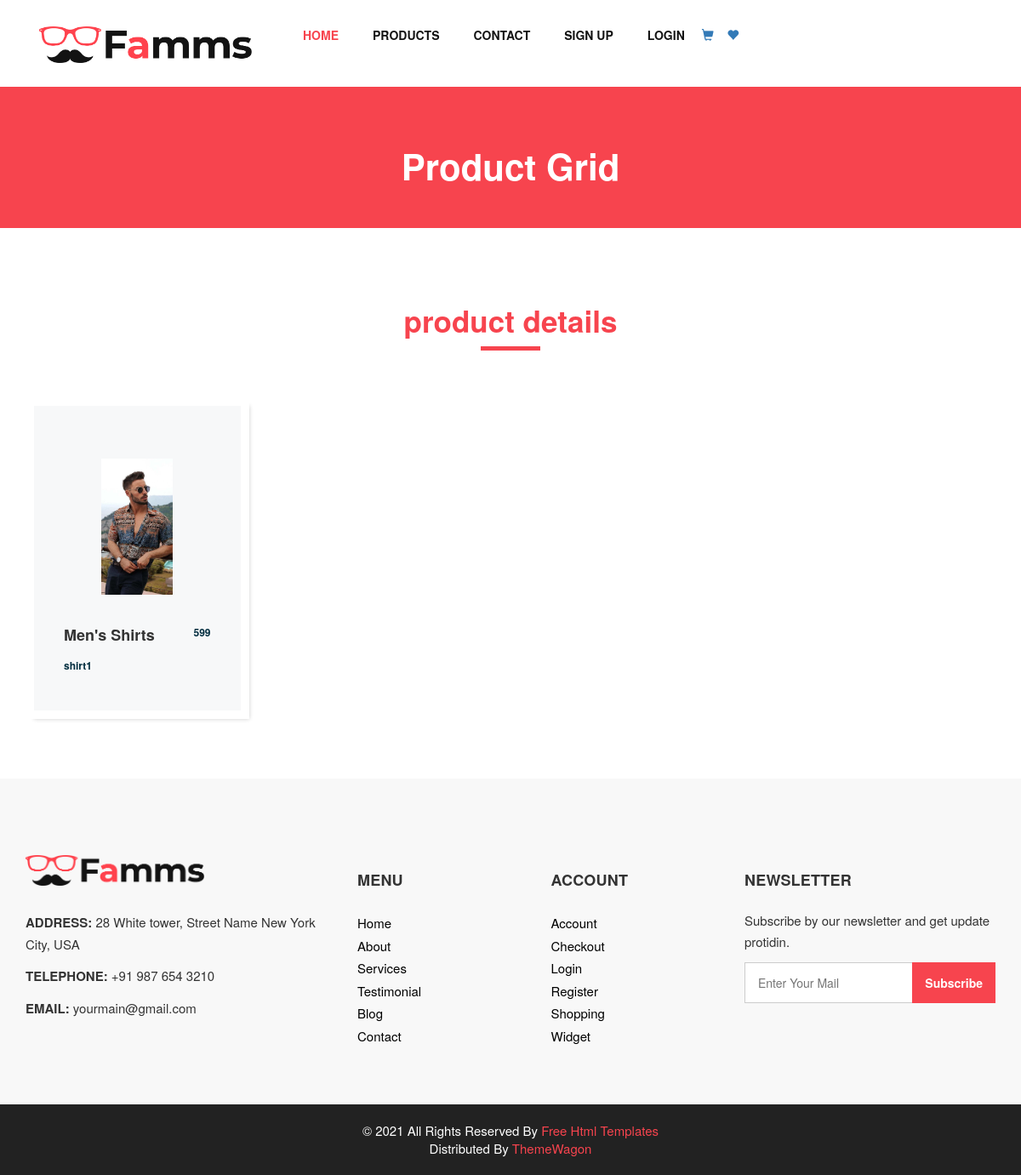
Page /product-details/7/ on the committed database.
### myapp/models.py (models this page shows, shortened)
class Product(models.Model):
    catagory=(
        ("Men","Men"),
        ("Women","Women"),
        ("Kids","Kids"),
    )
    sub_catagory=(
        ("Jeans","Jeans"),
        ("T-shirt","T-shirt"),
        ("Shirts","Shirts"),
    )
    seller=models.ForeignKey(User,on_delete=models.CASCADE)
    product_catagory=models.CharField(max_length=100,choices=catagory)
    product_sub_catagory=models.CharField(max_length=100,choices=sub_catagory)
    product_name=models.CharField(max_length=100)
    product_price=models.PositiveBigIntegerField()
    product_image=models.ImageField(upload_to="product_image/")
    product_desc=models.TextField()

### myapp/views.py (the view)
# urls.py: path('product-details/<int:pk>/',views.product_details,name='product-details'),
def product_details(request,pk):
	wishlist_flag=False
	cart_flag=False
	user=User()
	try:
		user=User.objects.get(email=request.session['email'])
	except:
		pass
	product=Product.objects.get(pk=pk)
	try:
		Wishlist.objects.get(user=user,product=product)
		wishlist_flag=True
	except:
		pass
	try:
		Cart.objects.get(user=user,product=product)
		cart_flag=True
	except:
		pass
	return render(request,'product-details.html',{'product':product,'wishlist_flag':wishlist_flag,'cart_flag':cart_flag})

### myapp/templates/product-details.html (shortened to what this page needs)
{% extends 'header.html' %}
{% load static %}
{% block content %}
<!DOCTYPE html>
<html>
   <head>
   </head>
   <body class="sub_page">
      <section class="inner_page_head">
         <div class="container_fuild">
            <div class="row">
               <div class="col-md-12">
                  <div class="full">
                     <h3>Product Grid</h3>
                  </div>
               </div>
            </div>
         </div>
      </section>
      <section class="product_section layout_padding">
         <div class="container">
            <div class="heading_container heading_center">
               <h2>
                  <span>product details</span>
               </h2>
            </div>
            <div class="row">
               <div class="col-sm-6 col-md-4 col-lg-3">
                  <div class="box">
                     <div class="img-box">
                        <img src="{{product.product_image.url}}" alt="">
                     </div>
                     <div class="detail-box">
                        <h5>
                           {{product.product_catagory}}'s {{product.product_sub_catagory}}
                        </h5>
                        <h6>
                           {{product.product_price}}
                        </h6>
                     </div>
                     <div class="detail-box">
                        <h6>
                           {{product.product_name}}
                        </h6>
                     </div>
                  </div>
               </div>
            </div>
         </div>
      </section>
   </body>
</html>
{% endblock %}

### myapp/static/css/style.css (style rules this page uses)
* { box-sizing: border-box; }
body { font-family: 'Montserrat', sans-serif; color: #0c0c0c; background-color: #ffffff; overflow-x: hidden; }
.layout_padding { padding: 70px 0; }
h1, h2 { font-family: 'Playfair Display', serif; }
.heading_container { display: -webkit-box; display: -ms-flexbox; display: flex; -webkit-box-orient: vertical; -webkit-box-direction: normal; -ms-flex-direction: column; flex-direction: column; -webkit-box-align: start; -ms-flex-align: start; align-items: flex-start; }
.heading_container h2 { position: relative; margin-bottom: 0; font-size: 3.5rem; font-weight: bold; }
.heading_container h2::after { content: ""; display: block; width: 70px; height: 5px; background: #f7444e; margin: 10px auto 10px; }
.heading_container h2 span { color: #f7444e; }
.heading_container.heading_center { -webkit-box-align: center; -ms-flex-align: center; align-items: center; text-align: center; }
.product_section .heading_container { margin-bottom: 20px; }
.product_section .box { position: relative; margin-top: 25px; padding: 35px 35px; background-color: #f7f8f9; -webkit-transition: all .3s; transition: all .3s; overflow: hidden; box-shadow: 5px 5px 5px -5px rgba(0,0,0,.2); border: solid #fff 10px; }
.product_section .box .img-box { display: -webkit-box; display: -ms-flexbox; display: flex; -webkit-box-pack: center; -ms-flex-pack: center; justify-content: center; -webkit-box-align: center; -ms-flex-align: center; align-items: center; height: 215px; }
.product_section .box .img-box img { max-width: 100%; max-height: 160px; -webkit-transition: all .3s; transition: all .3s; }
.product_section .box .detail-box { text-align: center; display: -webkit-box; display: -ms-flexbox; display: flex; -webkit-box-pack: justify; -ms-flex-pack: justify; justify-content: space-between; }
.product_section .box .detail-box h5 { font-size: 18px; margin-top: 10px; }
.product_section .box .detail-box h6 { margin-top: 10px; color: #002c3e; font-weight: 600; }
.detail-box h5 { font-size: 21px; font-weight: 700; }
.inner_page_head { background: #f7444e; text-align: center; color: #fff; padding-top: 50px; padding-bottom: 40px; }
.inner_page_head h3 { font-size: 42px; font-weight: 800; }

### myapp/static/css/responsive.css (style rules this page uses)
@media (min-width: 1200px) { .container { max-width: 1170px; } }

### rows in the picture
Product: product_image (picture), product_catagory "Men", product_sub_catagory "Shirts", product_price "599", product_name "shirt1"
